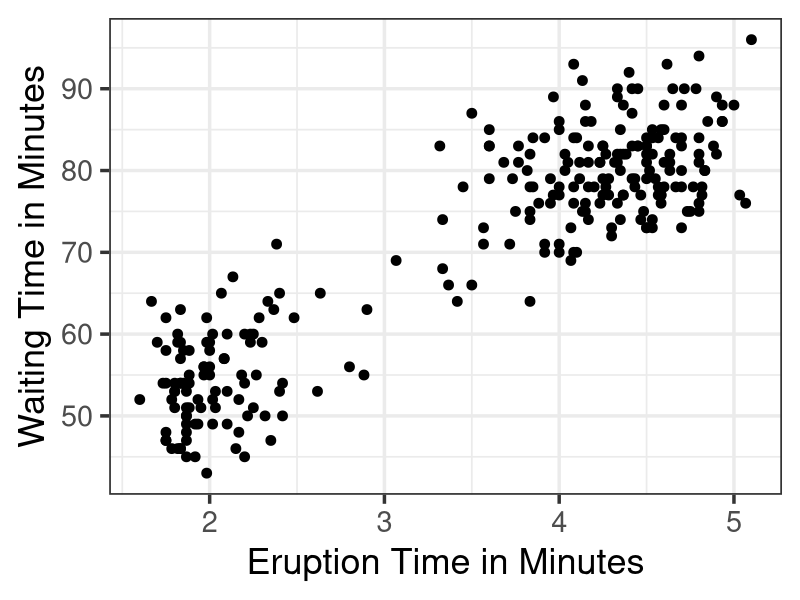
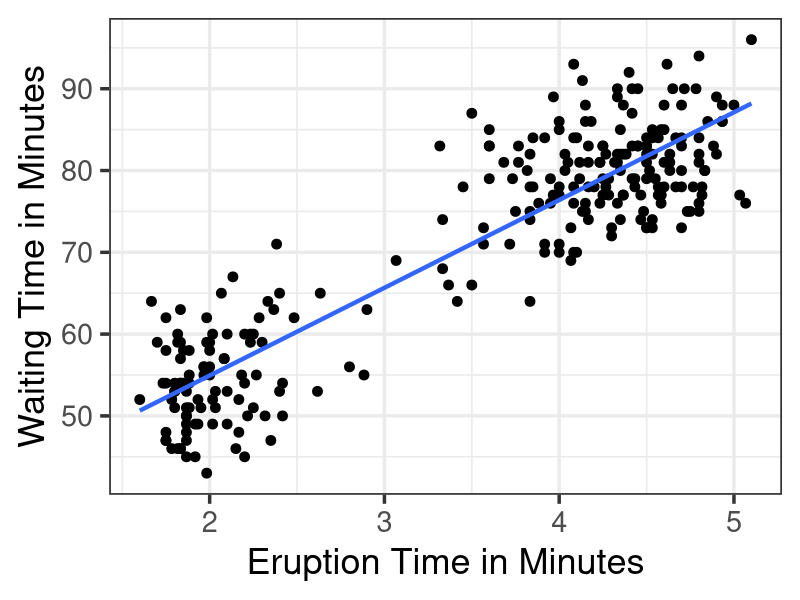
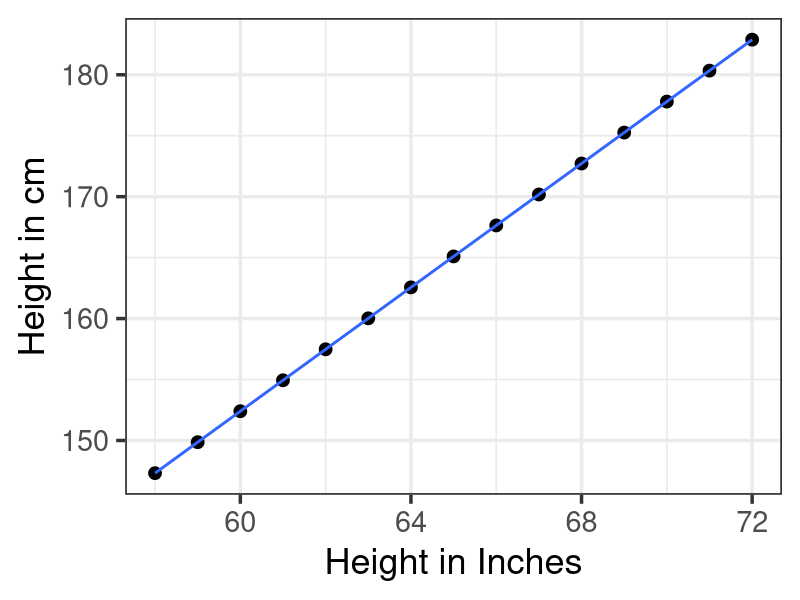
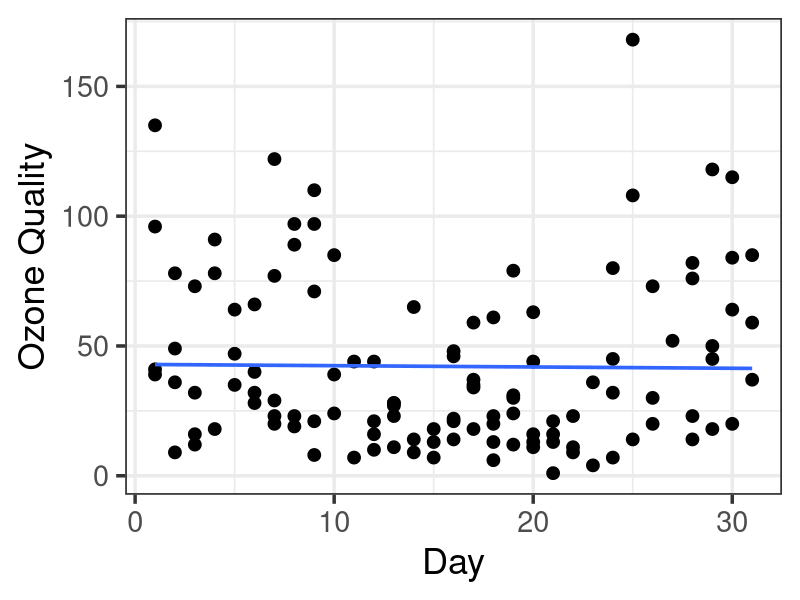
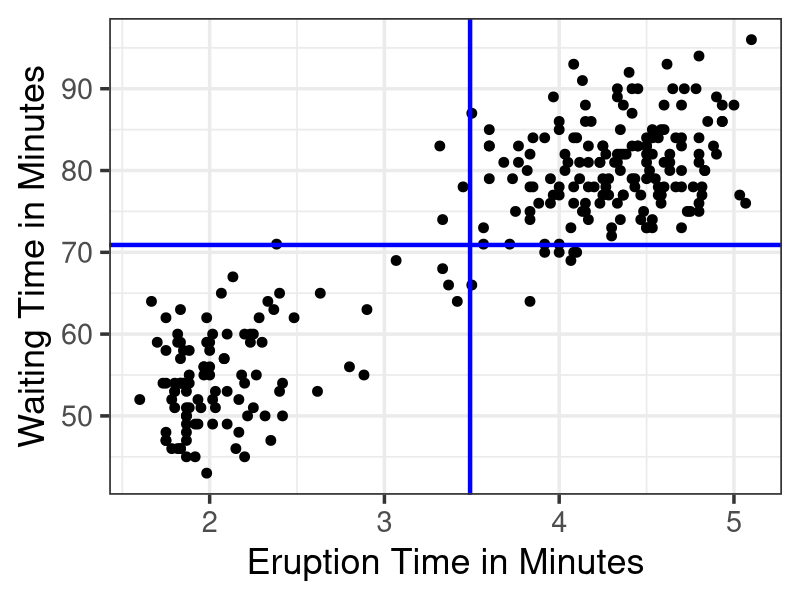

Source code (R) for these figures, in order:
## ---- chunk 1
library(ggplot2)

s <- ggplot(faithful, aes(x = eruptions, y = waiting)) + theme_bw(base_size= 26)
s + geom_point(size = 3) + xlab("Eruption Time in Minutes") + ylab("Waiting Time in Minutes")
## ---- chunk 2
s + geom_point(size = 3) + xlab("Eruption Time in Minutes") + ylab("Waiting Time in Minutes") + stat_smooth(method = "lm", se = FALSE, size = 1.5)
## ---- chunk 3
women$heightcm <- women$height * 2.54
s <- ggplot(women, aes(x = height, y = heightcm)) + theme_bw(base_size=26)
s + geom_point(size = 4) + xlab("Height in Inches") + ylab("Height in cm") + stat_smooth(method = "lm", size = 1, se = FALSE)
## ---- chunk 4
s <- ggplot(airquality, aes(x = Day, y = Ozone)) + theme_bw(base_size=26)
s + geom_point(size = 4) + xlab("Day") + ylab("Ozone Quality") + stat_smooth(method = "lm", size = 1.25, se = FALSE)
## ---- chunk 5
s <- ggplot(faithful, aes(x = eruptions, y = waiting)) + theme_bw(base_size= 26)
s + geom_point(size = 3) + xlab("Eruption Time in Minutes") + ylab("Waiting Time in Minutes") + geom_hline(yintercept = 70.9, color = "blue", size = 1.5) + 
  geom_vline(xintercept = 3.49, color = "blue", size = 1.5)
